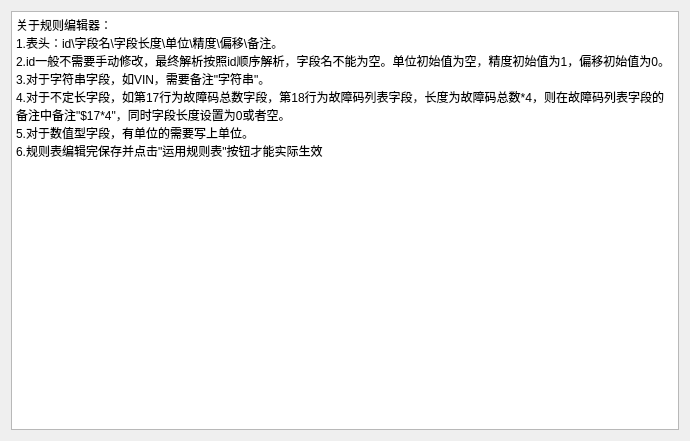
<?xml version="1.0" encoding="UTF-8"?>
<ui version="4.0">
 <class>About</class>
 <widget class="QDialog" name="About">
  <property name="geometry">
   <rect>
    <x>0</x>
    <y>0</y>
    <width>690</width>
    <height>441</height>
   </rect>
  </property>
  <property name="windowTitle">
   <string>帮助</string>
  </property>
  <property name="windowIcon">
   <iconset resource="mysource.qrc">
    <normaloff>:/images/help.png</normaloff>:/images/help.png</iconset>
  </property>
  <layout class="QGridLayout" name="gridLayout">
   <item row="0" column="0">
    <widget class="QPlainTextEdit" name="plainTextEdit">
     <property name="plainText">
      <string>关于规则编辑器：
1.表头：id\字段名\字段长度\单位\精度\偏移\备注。
2.id一般不需要手动修改，最终解析按照id顺序解析，字段名不能为空。单位初始值为空，精度初始值为1，偏移初始值为0。
3.对于字符串字段，如VIN，需要备注&quot;字符串&quot;。
4.对于不定长字段，如第17行为故障码总数字段，第18行为故障码列表字段，长度为故障码总数*4，则在故障码列表字段的备注中备注&quot;$17*4&quot;，同时字段长度设置为0或者空。
5.对于数值型字段，有单位的需要写上单位。
6.规则表编辑完保存并点击&quot;运用规则表&quot;按钮才能实际生效</string>
     </property>
    </widget>
   </item>
  </layout>
 </widget>
 <resources>
  <include location="mysource.qrc"/>
 </resources>
 <connections/>
</ui>
